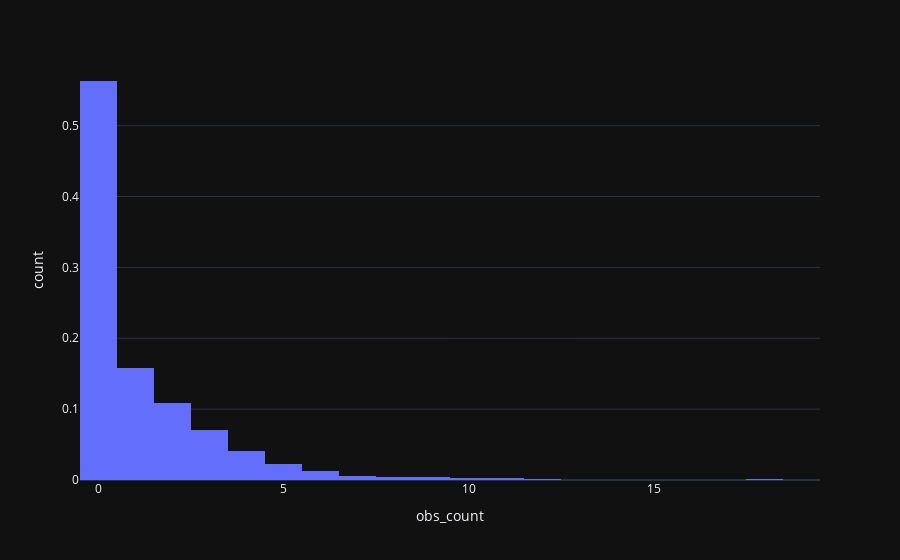

Notebook code for this chart:
### Markdown cell above
### Quick data analysis

Before we dive into the outlier detection methods, we can take a look at the dataset.

We are analysing the `obs_count` feature, which is a target value, counting historically objects detected in a given date and hour.

To see a distribution of counts, we can plot a histogram. Instead of actual counts, we can use the probability density, which tells us the probability of obtaining the distinct counts.

### Code cell
px.histogram(resampled_clean, x="obs_count", height=300, nbins=20, histnorm='probability density')

### Figure 1 — Plotly figure (JSON) as saved in the notebook; plotly's stock layout.template omitted (floating-point values rounded to 4 significant figures; data arrays with more than 128 entries replaced by an {"elided": "..."} marker saying what was removed)
{"data": [{"alignmentgroup": "True", "bingroup": "x", "histnorm": "probability density", "hovertemplate": "obs_count=%{x}<br>count=%{y}<extra></extra>", "legendgroup": "", "marker": {"color": "#636efa"}, "name": "", "nbinsx": 20, "offsetgroup": "", "orientation": "v", "showlegend": false, "type": "histogram", "x": {"elided": "4140 int values"}, "xaxis": "x", "yaxis": "y"}], "layout": {"autosize": true, "barmode": "relative", "legend": {"tracegroupgap": 0}, "margin": {"t": 60}, "xaxis": {"anchor": "y", "autorange": true, "domain": [0, 1], "range": [-0.5, 19.5], "title": {"text": "obs_count"}, "type": "linear"}, "yaxis": {"anchor": "x", "autorange": true, "domain": [0, 1], "range": [0, 0.5927], "title": {"text": "count"}}}}
